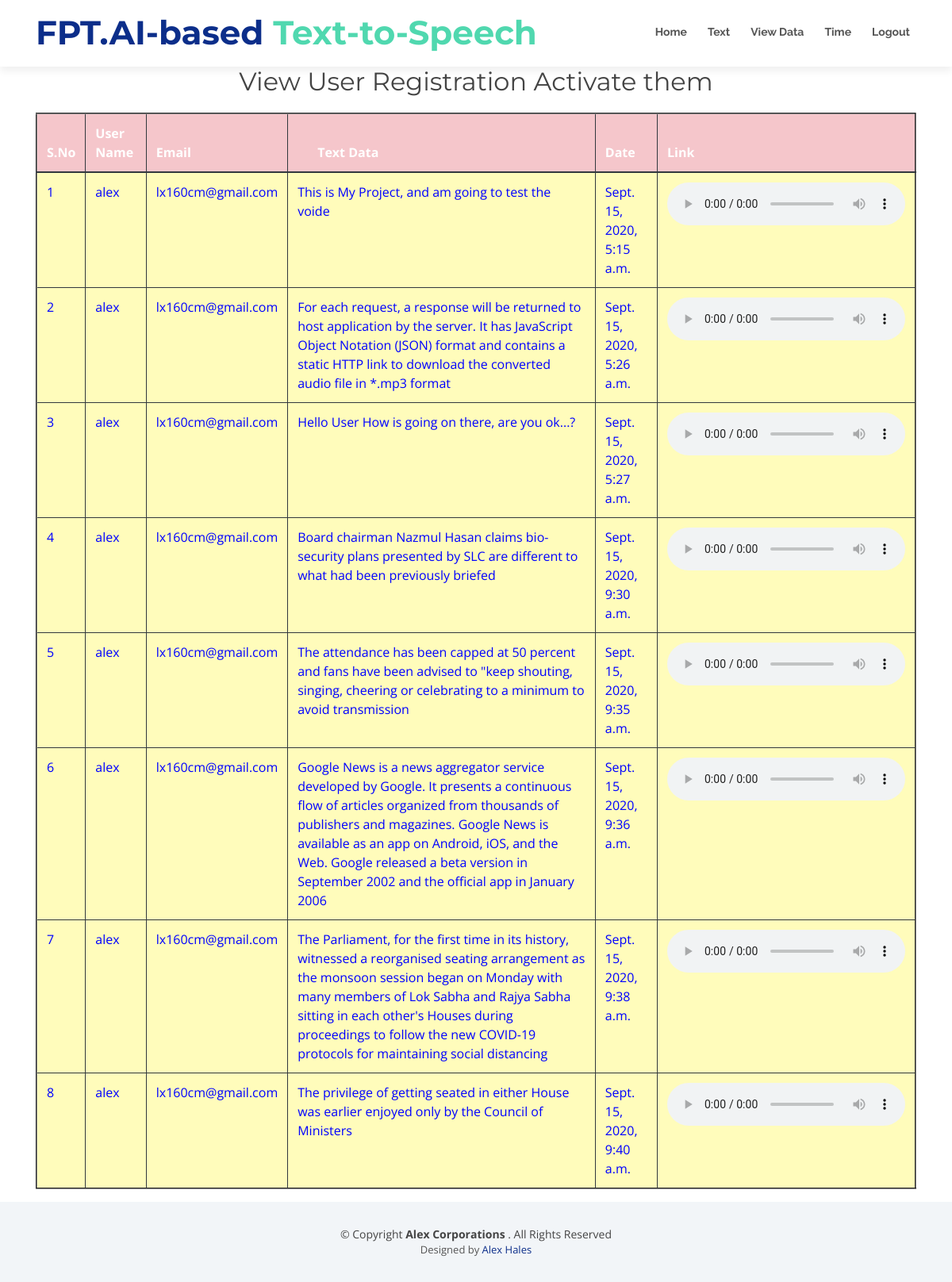
The app's page /UserSpeechData/ (signed in) with its own data.
### users/models.py (models this page shows, shortened)
class UsersSpeechDataModel(models.Model):
    loggeduser = models.CharField(max_length=100)
    loginid = models.CharField(max_length=100)
    email = models.CharField(max_length=100)
    textdata = models.CharField(max_length=800)
    link = models.CharField(max_length=500,unique=True)
    cdate = models.DateTimeField(auto_now_add=True)
    class Meta:
        db_table = "SpeechTable"

### users/views.py (the view)
# urls.py: path("UserSpeechData/", usr.UserSpeechData, name='UserSpeechData'),
def UserSpeechData(request):
    loginid = request.session['loginid']
    data = UsersSpeechDataModel.objects.filter(loginid=loginid)
    return render(request, 'users/UserSpeechDataView.html', {'data':data})

### assets/templates/users/UserSpeechDataView.html (shortened to what this page needs)
{%extends 'users/userbase.html'%}
{%block contents%}
 <section>
     <div class="container">
        <div class="form">
            <center>
                <h2>View User Registration <span>Activate them</span></h2>
               <table border="2px" class="table table-hover table-dark">
                    <thead>
                    <tr class="table-danger">
                        <th scope="col">S.No</th>
                        <th scope="col">User Name</th>
                        <th scope="col">Email</th>
                        <th scope="col">&nbsp;&nbsp;&nbsp;&nbsp;&nbsp;&nbsp;Text Data&nbsp;&nbsp;&nbsp;&nbsp;&nbsp;&nbsp;&nbsp;&nbsp;&nbsp;&nbsp;&nbsp;&nbsp;&nbsp;&nbsp;&nbsp;&nbsp;&nbsp;&nbsp;&nbsp;&nbsp;&nbsp;&nbsp;&nbsp;&nbsp;&nbsp;&nbsp;&nbsp;&nbsp;&nbsp;&nbsp;&nbsp;&nbsp;</th>
                        <th scope="col">Date</th>
                        <th scope="col">Link</th>
                    </tr>
                    </thead>
                    <tbody>
                    {% for i in data %}
                    <tr scope="row" style="color: BLUE; background-color:#FFFCBB">
                        <td>{{forloop.counter}}</td>
                        <td>{{i.loggeduser}}</td>
                        <td>{{i.email}}</td>
                        <td>{{i.textdata}}</td>
                        <td>{{i.cdate}}</td>
                        <td>
                            <audio controls>
                            <source src="{{i.link}}" type="audio/ogg">
                            <source src="{{i.link}}" type="audio/mpeg">
                            </audio>
                        </td>
                    </tr>
                    {% endfor %}
                    </tbody>
                </table>
                </center>
        </div>
      </div>
    </section>
{%endblock%}

### assets/static/css/style.css (style rules this page uses)
body { background: #fff; color: #444; font-family: "Open Sans", sans-serif; }
h1, h2, h3, h4, h5, h6 { font-family: "Montserrat", sans-serif; font-weight: 400; margin: 0 0 20px 0; padding: 0; }

### records on screen
UsersSpeechDataModel: loggeduser "alex", email "lx160cm@gmail.com", textdata "This is My Project, and am going to test the voide", cdate "Sept. 15, 2020, 5:15 a.m."
UsersSpeechDataModel: loggeduser "alex", email "lx160cm@gmail.com", textdata "For each request, a response will be returned to host application by the server. It has JavaScript Object Notation (JSON) format and contains a static HTTP link to download the converted audio file in *.mp3 format", cdate "Sept. 15, 2020, 5:26 a.m."
UsersSpeechDataModel: loggeduser "alex", email "lx160cm@gmail.com", textdata "Hello User How is going on there, are you ok...?", cdate "Sept. 15, 2020, 5:27 a.m."
UsersSpeechDataModel: loggeduser "alex", email "lx160cm@gmail.com", textdata "Board chairman Nazmul Hasan claims bio-security plans presented by SLC are different to what had been previously briefed", cdate "Sept. 15, 2020, 9:30 a.m."
UsersSpeechDataModel: loggeduser "alex", email "lx160cm@gmail.com", textdata "The attendance has been capped at 50 percent and fans have been advised to \"keep shouting, singing, cheering or celebrating to a minimum to avoid transmission", cdate "Sept. 15, 2020, 9:35 a.m."
UsersSpeechDataModel: loggeduser "alex", email "lx160cm@gmail.com", textdata "Google News is a news aggregator service developed by Google. It presents a continuous flow of articles organized from thousands of publishers and magazines. Google News is available as an app on Android, iOS, and the Web. Google released a beta version in September 2002 and the official app in January 2006", cdate "Sept. 15, 2020, 9:36 a.m."
UsersSpeechDataModel: loggeduser "alex", email "lx160cm@gmail.com", textdata "The Parliament, for the first time in its history, witnessed a reorganised seating arrangement as the monsoon session began on Monday with many members of Lok Sabha and Rajya Sabha sitting in each other's Houses during proceedings to follow the new COVID-19 protocols for maintaining social distancing", cdate "Sept. 15, 2020, 9:38 a.m."
UsersSpeechDataModel: loggeduser "alex", email "lx160cm@gmail.com", textdata "The privilege of getting seated in either House was earlier enjoyed only by the Council of Ministers", cdate "Sept. 15, 2020, 9:40 a.m."
